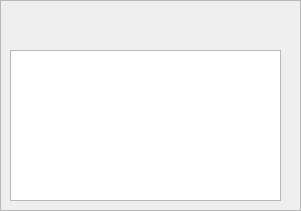
   <widget class="QFrame" name="frameParticiones">
    <property name="geometry">
     <rect>
      <x>0</x>
      <y>440</y>
      <width>301</width>
      <height>211</height>
     </rect>
    </property>
    <property name="styleSheet">
     <string notr="true">border-image: url(:/new/prefix1/Resources/MenusDiscospng.png) 0 0 0 0 stretch stretch;</string>
    </property>
    <property name="frameShape">
     <enum>QFrame::StyledPanel</enum>
    </property>
    <property name="frameShadow">
     <enum>QFrame::Raised</enum>
    </property>
    <widget class="QTableView" name="tableView">
     <property name="geometry">
      <rect>
       <x>10</x>
       <y>50</y>
       <width>271</width>
       <height>151</height>
      </rect>
     </property>
     <property name="styleSheet">
      <string notr="true">border-image: url(:/new/prefix1/Resources/MenusDerezxcho.png);</string>
     </property>
    </widget>
    <widget class="QPushButton" name="btnDevices">
     <property name="geometry">
      <rect>
       <x>170</x>
       <y>10</y>
       <width>31</width>
       <height>31</height>
      </rect>
     </property>
     <property name="toolTip">
      <string/>
     </property>
     <property name="toolTipDuration">
      <number>-1</number>
     </property>
     <property name="whatsThis">
      <string/>
     </property>
     <property name="styleSheet">
      <string notr="true">border-image: url(:/new/prefix1/Resources/MenusDerddecho.png);</string>
     </property>
     <property name="text">
      <string/>
     </property>
     <property name="icon">
      <iconset resource="Resources.qrc">
       <normaloff>:/new/prefix1/Resources/FabPartition.png</normaloff>:/new/prefix1/Resources/FabPartition.png</iconset>
     </property>
     <property name="iconSize">
      <size>
       <width>49</width>
       <height>28</height>
      </size>
     </property>
     <property name="flat">
      <bool>true</bool>
     </property>
    </widget>
    <widget class="QPushButton" name="btnAddress">
     <property name="geometry">
      <rect>
       <x>250</x>
       <y>10</y>
       <width>31</width>
       <height>31</height>
      </rect>
     </property>
     <property name="toolTip">
      <string/>
     </property>
     <property name="toolTipDuration">
      <number>-1</number>
     </property>
     <property name="whatsThis">
      <string/>
     </property>
     <property name="styleSheet">
      <string notr="true">border-image: url(:/new/prefix1/Resources/MenusDerddecho.png);</string>
     </property>
     <property name="text">
      <string/>
     </property>
     <property name="icon">
      <iconset resource="Resources.qrc">
       <normaloff>:/new/prefix1/Resources/navegar.png</normaloff>:/new/prefix1/Resources/navegar.png</iconset>
     </property>
     <property name="iconSize">
      <size>
       <width>57</width>
       <height>48</height>
      </size>
     </property>
     <property name="flat">
      <bool>true</bool>
     </property>
    </widget>
    <widget class="QPushButton" name="btnFiles">
     <property name="geometry">
      <rect>
       <x>210</x>
       <y>10</y>
       <width>31</width>
       <height>31</height>
      </rect>
     </property>
     <property name="toolTip">
      <string/>
     </property>
     <property name="toolTipDuration">
      <number>-1</number>
     </property>
     <property name="whatsThis">
      <string/>
     </property>
     <property name="styleSheet">
      <string notr="true">border-image: url(:/new/prefix1/Resources/MenusDerddecho.png);</string>
     </property>
     <property name="text">
      <string/>
     </property>
     <property name="icon">
      <iconset resource="Resources.qrc">
       <normaloff>:/new/prefix1/Resources/Files.png</normaloff>:/new/prefix1/Resources/Files.png</iconset>
     </property>
     <property name="iconSize">
      <size>
       <width>61</width>
       <height>45</height>
      </size>
     </property>
     <property name="flat">
      <bool>true</bool>
     </property>
    </widget>
   </widget>
